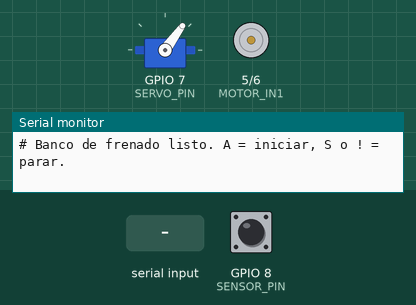
Simulated run of this sketch. Board: ESP32-S3. Parts: servo, motor-driver pin pairs drawn as motors (green arrow = first pin HIGH = forward, orange = second pin HIGH = backward, longer = more drive, scaled by the enable pin), the last lines printed to the serial monitor. The inputs (shaded band) are chosen by the test bench; at power-on: GPIO 8 (SENSOR_PIN) HIGH. Servo pulses on a pin are drawn as a servo (544–2400 µs = 0–180°).

Above: at 1.2 s.
1.3 s: "A90\n" received over Serial
At 2.4 s:
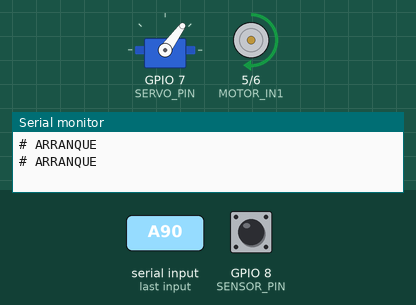
2.8 s: GPIO 8 (SENSOR_PIN) pulsed LOW 2 times (0.12 s each, 0.3 s apart)
At 5.08 s:
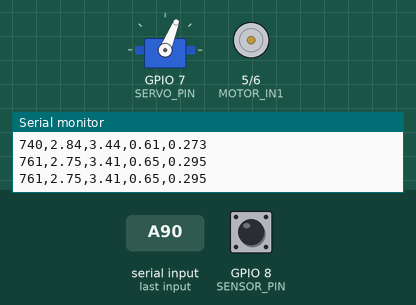
6.4 s: "A,45\n" received over Serial
At 9.8 s:
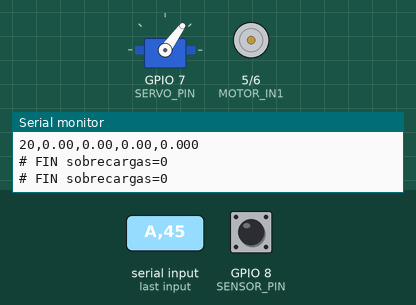
Timing chart, 0 to 11.3 s (numbered marks = the images above; inputs shaded):
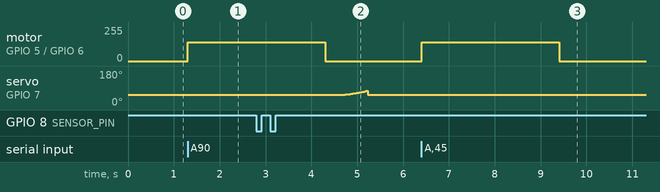

Measured:
- after the input at 1.3 s, motor on GPIO 5 (MOTOR_IN1) / GPIO 6 (MOTOR_IN2): stopped → forward 139/255 at once
- after the input at 2.8 s, servo on GPIO 7 (SERVO_PIN): rises from 54° to 76° in 0.50 s, then falls to 54° in 0.02 s
- after the input at 6.4 s, motor on GPIO 5 (MOTOR_IN1) / GPIO 6 (MOTOR_IN2): stopped → forward 139/255 at once, → stopped 3.0 s later

The sketch:

pid_frenado.ino
```cpp
/*
  Banco de frenado (Proyecto Grupal 2) - Codigo base del PID digital SIN delay()
  CE-1110 Analisis de Senales Mixtas - Tarea 2, Pregunta 3

  Placa: ESP32-S3 Dev Module (nucleo Arduino-ESP32 version 3.x).
  Conexiones (las mismas de la prueba de motor + RPM del banco):
    - Sensor IR KY-033: V+ -> 3V3, G -> GND, S -> GPIO8 (marcas en el disco).
    - L298N, canal A (motor de la rueda): ENA -> GPIO4, IN1 -> GPIO5, IN2 -> GPIO6.
    - Servo MG90S del freno: senal -> GPIO7 (alimentacion de 5 V aparte, GND comun).

  Estructura:
    - esp_timer cada 1 ms: muestrea el sensor y filtra rebotes (fase estable >= 5 ms),
      igual que la prueba del banco. Guarda el instante de cada marca.
    - Planificador por micros(): la tarea de control corre exactamente cada TS_US.
    - Maquina de estados: REPOSO -> ARRANQUE (motor gira) -> FRENADO (PID) -> FIN.
    - PID discreto: integral por rectangulos, derivada filtrada sobre la medicion,
      saturacion [0,1] y anti-windup por integracion condicional.
    - Registro CSV por los dos puertos serie: t_ms,ref,w,e,u

  Comandos por Monitor Serie: A = iniciar ensayo, S o ! = parar,
  P<valor>, I<valor>, D<valor> = cambiar ganancias (ej. P0.02).

  El freno es "de accion inversa": si la rueda va MAS rapido que la referencia
  hay que frenar MAS. Por eso el error se define como e = w - ref.
*/

#include <Arduino.h>
#include <esp_timer.h>

#if !defined(CONFIG_IDF_TARGET_ESP32S3)
#error "Selecciona ESP32S3 Dev Module."
#endif

// ------------------------------ Pines ------------------------------------
constexpr uint8_t SENSOR_PIN = 8;   // KY-033
constexpr uint8_t MOTOR_ENA  = 4;   // PWM del motor de la rueda (L298N)
constexpr uint8_t MOTOR_IN1  = 5;
constexpr uint8_t MOTOR_IN2  = 6;
constexpr uint8_t SERVO_PIN  = 7;   // MG90S del freno

// ------------------------- Sensor ----------------------------------------
// IMPORTANTE: con 1 sola marca la velocidad solo se actualiza una vez por vuelta.
// Se recomienda pegar 8 marcas iguales en el disco y cambiar este valor a 8.
constexpr uint32_t PULSOS_POR_VUELTA = 1;
constexpr uint32_t RPM_MAX = 600;                 // limite de la prueba del banco
constexpr uint32_t RPM_MIN = 30;                  // por debajo se considera detenido
constexpr uint32_t MUESTREO_SENSOR_US = 1000;     // muestreo del sensor: 1 kHz
constexpr uint32_t ESTABLE_US = 5000;             // cada fase debe durar >= 5 ms
constexpr uint32_t INTERVALO_MIN_US = 60000000UL / (RPM_MAX * PULSOS_POR_VUELTA);
constexpr uint32_t TIMEOUT_US       = 60000000UL / (RPM_MIN * PULSOS_POR_VUELTA);

// ------------------------- Control ----------------------------------------
constexpr uint32_t TS_US = 20000UL;               // Ts = 20 ms -> fs = 50 Hz
constexpr float    TS    = TS_US * 1.0e-6f;

constexpr bool     LAZO_CERRADO = true;   // false = escalon a lazo abierto (P6/P7)
constexpr float    U_ESCALON    = 0.5f;   // accion fija para el ensayo a lazo abierto
constexpr uint8_t  PWM_MAX_PRUEBA = 160;  // tope de la prueba del banco (fuente 9 V)
constexpr uint8_t  PWM_MOTOR    = 140;    // PWM de arranque (0-160)
constexpr uint32_t T_ARRANQUE_MS = 3000;  // giro libre antes de frenar
constexpr float    DECEL_REF    = 4.0f;   // pendiente de la referencia [rad/s^2]
                                          // (120 rpm = 12,6 rad/s -> 0 en ~3 s, alcanzable segun la P5)
constexpr uint32_t T_MAX_FRENADO_MS = 8000;

// ------------------------- Servo MG90S ------------------------------------
constexpr uint32_t SERVO_FREQ = 50;       // periodo de 20 ms
constexpr uint8_t  SERVO_RES  = 14;       // 16384 pasos en 20 ms (~1,2 us)
constexpr int US_LIBRE = 1100;   // zapata sin tocar el disco (CALIBRAR en el banco)
constexpr int US_MAX   = 1600;   // presion maxima permitida (CALIBRAR en el banco)

// ------------------------- PID --------------------------------------------
// Valores iniciales por SIMC con el modelo de la Pregunta 5:
//   K = 29,17 rad/s, tau1 = 5,06 s, theta = 0,21 s, tau_c = theta
//   Kp = tau1 / (K (tau_c + theta)) = 0,41 ;  Ti = min(tau1, 4 (tau_c + theta)) = 1,68 s
// Se ajustan experimentalmente cuando se tenga el modelo identificado (P7).
float Kp = 0.41f;
float Ki = 0.25f;    // Kp / Ti  [1/s]
float Kd = 0.0f;     // se empieza en 0: con pocas marcas la derivada es muy ruidosa
constexpr float TF_D   = 0.10f;                // const. de tiempo del filtro derivativo [s]
constexpr float ALFA_D = TF_D / (TF_D + TS);
constexpr float U_MIN = 0.0f, U_MAX = 1.0f;    // 0 = freno libre, 1 = freno a fondo

// ------------------------- Datos del sensor (compartidos) -----------------
portMUX_TYPE datosMux = portMUX_INITIALIZER_UNLOCKED;
volatile uint32_t ultimoPulsoUs = 0, periodoUs = 0;
volatile bool hayPulso = false, hayPeriodo = false;
int  nivelCrudo = HIGH, nivelEstable = HIGH;   // solo los usa la tarea del timer
uint32_t ultimoCambioUs = 0;
bool armado = false;
esp_timer_handle_t timerSensor = nullptr;

// ------------------------- Estado del ensayo ------------------------------
enum Estado { REPOSO, ARRANQUE, FRENADO, FIN };
Estado estado = REPOSO;
uint32_t tProximo = 0, tInicioEst = 0, sobrecargas = 0;
float w0 = 0.0f, integral = 0.0f, dwFiltrada = 0.0f, wAnterior = 0.0f;

// ======================= Salida por los dos puertos =======================
void escribir(const char *texto) {
  if (Serial) Serial.print(texto);   // USB nativo (CDC)
  Serial0.print(texto);              // puente USB-UART
}

// ======================= Sensor: tarea del esp_timer (cada 1 ms) ===========
// Corre en la tarea del temporizador, no imprime ni espera.
// Una marca valida = fase LOW estable seguida de fase HIGH estable (>= 5 ms c/u).
void muestrearSensor(void *) {
  const uint32_t ahora = micros();
  const int nivel = digitalRead(SENSOR_PIN);
  if (nivel != nivelCrudo) { nivelCrudo = nivel; ultimoCambioUs = ahora; }
  if (ahora - ultimoCambioUs < ESTABLE_US) return;

  const bool cambio = (nivelEstable != nivelCrudo);
  nivelEstable = nivelCrudo;
  if (nivelEstable == LOW) { armado = true; return; }
  if (!(cambio && armado)) return;
  armado = false;

  const uint32_t tPulso = ultimoCambioUs;        // inicio de la fase, no fin del filtro
  portENTER_CRITICAL(&datosMux);
  const uint32_t intervalo = tPulso - ultimoPulsoUs;
  if (!hayPulso || intervalo >= INTERVALO_MIN_US) {
    if (hayPulso) { periodoUs = intervalo; hayPeriodo = true; }
    ultimoPulsoUs = tPulso;
    hayPulso = true;
  }
  portEXIT_CRITICAL(&datosMux);
}

// Velocidad angular [rad/s] a partir del tiempo entre marcas.
float leerVelocidad() {
  portENTER_CRITICAL(&datosMux);
  uint32_t periodo = periodoUs;
  const uint32_t ultimo = ultimoPulsoUs;
  const bool valido = hayPeriodo;
  portEXIT_CRITICAL(&datosMux);

  const uint32_t desde = micros() - ultimo;
  if (!valido || desde > TIMEOUT_US) return 0.0f;    // rueda detenida
  // Si la marca siguiente ya tarda mas que el ultimo periodo, la rueda va mas lenta:
  // se usa ese tiempo como cota para no sobrestimar la velocidad.
  if (desde > periodo) periodo = desde;
  return (2.0f * PI) / (PULSOS_POR_VUELTA * (periodo * 1.0e-6f));
}

// ======================= Actuadores =======================================
void aplicarFreno(float u) {           // u en [0,1]
  u = constrain(u, U_MIN, U_MAX);
  const float anchoUs = US_LIBRE + u * (US_MAX - US_LIBRE);
  ledcWrite(SERVO_PIN, (uint32_t)(anchoUs / 20000.0f * ((1UL << SERVO_RES) - 1)));
}

void motor(uint8_t pwm) {              // 0..PWM_MAX_PRUEBA, un solo sentido
  if (pwm > PWM_MAX_PRUEBA) pwm = PWM_MAX_PRUEBA;
  digitalWrite(MOTOR_IN1, pwm ? HIGH : LOW);
  digitalWrite(MOTOR_IN2, LOW);
  ledcWrite(MOTOR_ENA, pwm);
}

// ======================= PID discreto =====================================
void reiniciarPID(float w) { integral = 0.0f; dwFiltrada = 0.0f; wAnterior = w; }

// Devuelve u[k] en [0,1]. Error de accion inversa: e = w - ref.
float calcularPID(float ref, float w) {
  const float e = w - ref;

  // Derivada sobre la medicion (evita "derivative kick") y filtrada.
  const float dw = (w - wAnterior) / TS;
  dwFiltrada = ALFA_D * dwFiltrada + (1.0f - ALFA_D) * dw;
  wAnterior = w;

  const float uSinSat = Kp * e + integral + Kd * dwFiltrada;
  const float u = constrain(uSinSat, U_MIN, U_MAX);

  // Anti-windup: integracion condicional.
  const bool satArriba = (uSinSat > U_MAX) && (e > 0.0f);
  const bool satAbajo  = (uSinSat < U_MIN) && (e < 0.0f);
  if (!satArriba && !satAbajo) {
    integral += Ki * TS * e;           // integral por rectangulos (Euler)
    integral = constrain(integral, U_MIN, U_MAX);
  }
  return u;
}

// Referencia decreciente fisicamente alcanzable: rampa desde w0 hasta 0.
float referencia(float tSeg) {
  const float r = w0 - DECEL_REF * tSeg;
  return (r > 0.0f) ? r : 0.0f;
}

// ======================= Tarea periodica (cada Ts) ========================
void tareaControl() {
  const float w = leerVelocidad();
  const uint32_t tEst = millis() - tInicioEst;
  char fila[80];

  switch (estado) {
    case REPOSO:
      motor(0); aplicarFreno(0.0f);
      break;

    case ARRANQUE:                     // el motor lleva la rueda a velocidad
      motor(PWM_MOTOR); aplicarFreno(0.0f);
      if (tEst >= T_ARRANQUE_MS) {
        motor(0);                      // se corta la traccion y empieza el frenado
        w0 = w;
        reiniciarPID(w);
        estado = FRENADO;
        tInicioEst = millis();
        escribir("t_ms,ref,w,e,u\n");
      }
      break;

    case FRENADO: {
      const float ref = referencia(tEst * 1.0e-3f);
      const float u = LAZO_CERRADO ? calcularPID(ref, w) : U_ESCALON;
      aplicarFreno(u);
      snprintf(fila, sizeof(fila), "%lu,%.2f,%.2f,%.2f,%.3f\n",
               (unsigned long)tEst, ref, w, w - ref, u);
      escribir(fila);
      if (w <= 0.0f || tEst >= T_MAX_FRENADO_MS) { estado = FIN; tInicioEst = millis(); }
      break;
    }

    case FIN:
      aplicarFreno(0.0f); motor(0);
      snprintf(fila, sizeof(fila), "# FIN sobrecargas=%lu\n", (unsigned long)sobrecargas);
      escribir(fila);
      estado = REPOSO;
      break;
  }
}

// ======================= Tareas de fondo (sin periodo fijo) ===============
void procesarComando(char c, Stream &canal) {
  switch (toupper((unsigned char)c)) {
    case 'A': if (estado == REPOSO) { estado = ARRANQUE; tInicioEst = millis(); escribir("# ARRANQUE\n"); } break;
    case 'S': case '!': estado = FIN; break;
    case 'P': Kp = canal.parseFloat(); break;
    case 'I': Ki = canal.parseFloat(); break;
    case 'D': Kd = canal.parseFloat(); break;
    default: break;
  }
}

void tareasFondo() {
  // Se atiende como maximo un caracter por canal en cada vuelta: nunca bloquea.
  if (Serial.available())  procesarComando((char)Serial.read(), Serial);
  if (Serial0.available()) procesarComando((char)Serial0.read(), Serial0);
}

// ======================= Arduino ==========================================
void setup() {
  // Motor apagado desde el primer instante.
  for (uint8_t pin : {MOTOR_ENA, MOTOR_IN1, MOTOR_IN2}) { digitalWrite(pin, LOW); pinMode(pin, OUTPUT); }
  pinMode(SENSOR_PIN, INPUT_PULLUP);

  Serial0.begin(115200);
  Serial.begin(115200);
  Serial.setTimeout(5);  Serial0.setTimeout(5);   // parseFloat no se queda esperando

  ledcAttach(MOTOR_ENA, 5000, 8);                 // igual que la prueba del banco
  ledcAttach(SERVO_PIN, SERVO_FREQ, SERVO_RES);
  motor(0);
  aplicarFreno(0.0f);

  nivelCrudo = nivelEstable = digitalRead(SENSOR_PIN);
  ultimoCambioUs = micros();
  esp_timer_create_args_t args = {};
  args.callback = &muestrearSensor;
  args.dispatch_method = ESP_TIMER_TASK;
  args.name = "sensor_rpm";
  args.skip_unhandled_events = true;
  if (esp_timer_create(&args, &timerSensor) != ESP_OK ||
      esp_timer_start_periodic(timerSensor, MUESTREO_SENSOR_US) != ESP_OK) {
    escribir("ERROR_TEMPORIZADOR\n");
  }

  escribir("# Banco de frenado listo. A = iniciar, S o ! = parar.\n");
  tProximo = micros() + TS_US;
}

void loop() {
  const uint32_t ahora = micros();
  // Comparacion con resta con signo: funciona aunque micros() se desborde.
  if ((int32_t)(ahora - tProximo) >= 0) {
    tProximo += TS_US;                // se suma Ts al instante PROGRAMADO: sin deriva
    tareaControl();
    if ((int32_t)(micros() - tProximo) >= 0) {   // la tarea tardo mas que Ts
      sobrecargas++;
      tProximo = micros() + TS_US;
    }
  }
  tareasFondo();                      // todo lo demas corre entre muestras
}
```
